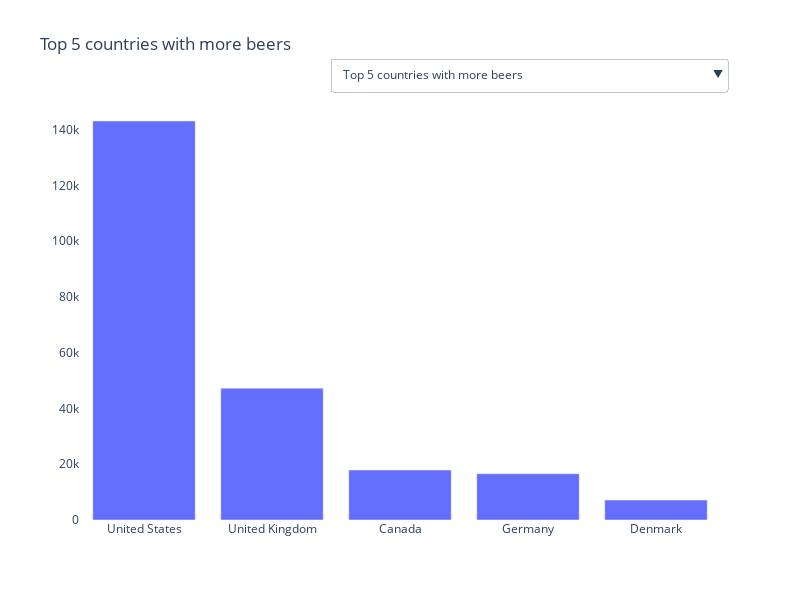

The code cell stored with this chart in its notebook:
### Code cell
# Plot the top 5 for each category
data_presentation.plot_top_5()

### Figure 1 — Plotly figure (JSON) as saved in the notebook; plotly's stock layout.template omitted (floating-point values rounded to 4 significant figures)
{"data": [{"name": "Beers", "type": "bar", "x": ["United States", "United Kingdom", "Canada", "Germany", "Denmark"], "y": [143157, 47274, 17925, 16583, 7131]}, {"name": "Users", "type": "bar", "visible": false, "x": ["United States", "Canada", "United Kingdom", "Australia", "Poland"], "y": [25717, 3048, 2941, 1355, 1288]}, {"name": "Breweries", "type": "bar", "visible": false, "x": ["United States", "United Kingdom", "Germany", "Italy", "Canada"], "y": [5658, 2175, 1806, 787, 717]}, {"name": "Ratings by user country", "type": "bar", "visible": false, "x": ["United States", "Denmark", "United Kingdom", "Canada", "Sweden"], "y": [2971041, 546124, 496158, 490043, 262688]}, {"name": "Ratings by brewery country", "type": "bar", "visible": false, "x": ["United States", "United Kingdom", "Belgium", "Germany", "Canada"], "y": [2755858, 696533, 580500, 456666, 302641]}], "layout": {"barmode": "group", "height": 600, "paper_bgcolor": "rgb(255,255,255)", "plot_bgcolor": "rgb(255,255,255)", "title": {"text": "Top 5 countries with more beers"}, "updatemenus": [{"active": 0, "buttons": [{"args": [{"visible": [true, false, false, false, false]}, {"title": "Top 5 countries with more beers"}], "label": "Top 5 countries with more beers", "method": "update"}, {"args": [{"visible": [false, true, false, false, false]}, {"title": "Top 5 countries with more users"}], "label": "Top 5 countries with more users", "method": "update"}, {"args": [{"visible": [false, false, true, false, false]}, {"title": "Top 5 countries with more breweries"}], "label": "Top 5 countries with more breweries", "method": "update"}, {"args": [{"visible": [false, false, false, true, false]}, {"title": "Top 5 countries with more ratings based on the user country"}], "label": "Top 5 countries with more ratings based on the user country", "method": "update"}, {"args": [{"visible": [false, false, false, false, true]}, {"title": "Top 5 countries with more ratings based on the brewery country"}], "label": "Top 5 countries with more ratings based on the brewery country", "method": "update"}], "x": 0.7, "xanchor": "center", "y": 1.1, "yanchor": "top"}], "width": 800}}
